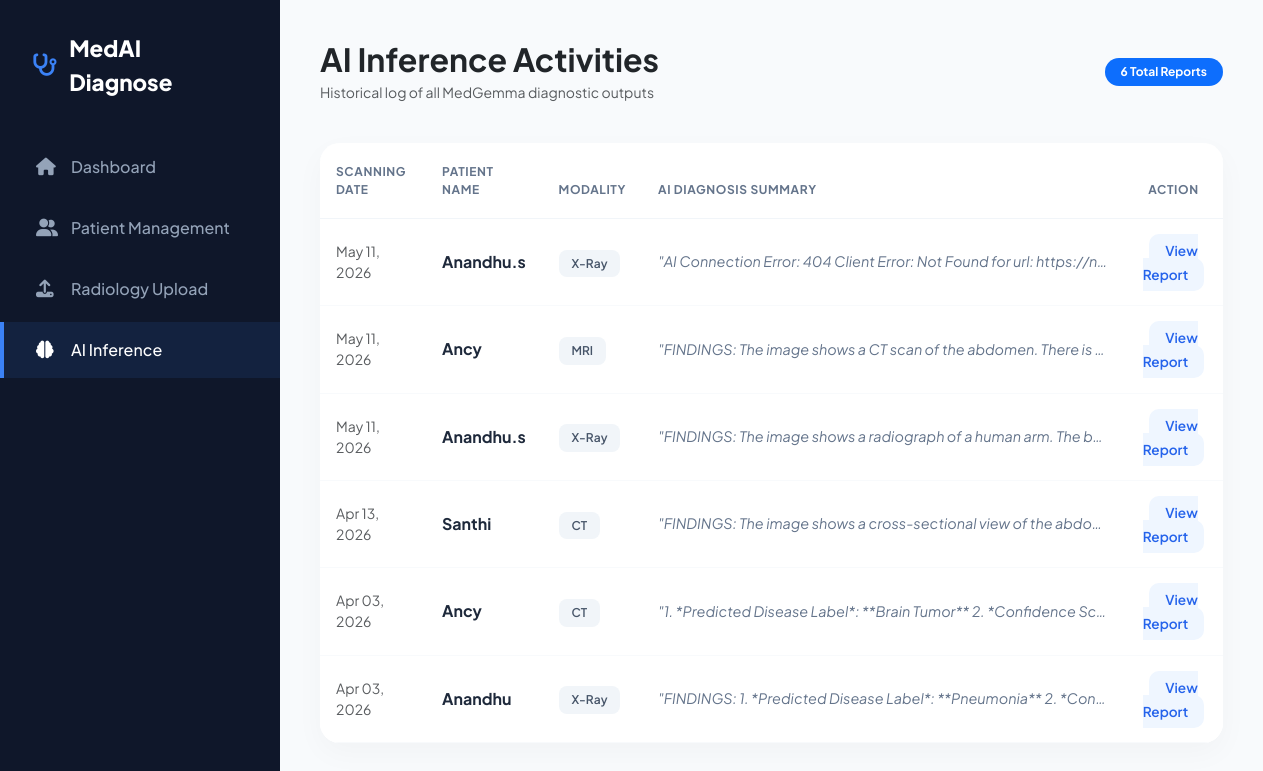
Page /ai-inference/ on the committed database.
### analyzer/models.py (models this page shows, shortened)
class Scan(models.Model):
    MODALITY_CHOICES = [
        ('X-Ray', 'X-Ray'),
        ('MRI', 'MRI'),
        ('CT', 'CT Scan'),
    ]
    patient = models.ForeignKey(
        Patient,
        on_delete=models.CASCADE,
        related_name='scans'
    )
    image = models.ImageField(upload_to='radiology_scans/%Y/%m/%d/')
    modality = models.CharField(max_length=20, choices=MODALITY_CHOICES, default='X-Ray')
    analysis = models.TextField(blank=True, null=True)
    created_at = models.DateTimeField(auto_now_add=True)

class Patient(models.Model):
    GENDER_CHOICES = [
        ('Male', 'Male'),
        ('Female', 'Female'),
        ('Other', 'Other'),
    ]
    name = models.CharField(max_length=255)
    age = models.IntegerField()
    gender = models.CharField(max_length=10, choices=GENDER_CHOICES)
    phone = models.CharField(max_length=20, blank=True, null=True)
    email = models.EmailField(blank=True, null=True)
    added_by = models.ForeignKey(User, on_delete=models.CASCADE, related_name='patients', null=True, blank=True)
    created_at = models.DateTimeField(auto_now_add=True)

### analyzer/views.py (the view)
# urls.py: path('ai-inference/', views.ai_inference_list, name='ai_inference'),
def ai_inference_list(request):
    scans = Scan.objects.all().select_related('patient').order_by('-created_at')
    return render(request, 'analyzer/ai_inference.html', {'scans': scans})

### analyzer/templates/analyzer/ai_inference.html (shortened to what this page needs)
<!DOCTYPE html>
<html lang="en">
<head>
    <link href="https://cdn.jsdelivr.net/npm/bootstrap@5.3.0/dist/css/bootstrap.min.css" rel="stylesheet">
    <link rel="stylesheet" href="https://cdnjs.cloudflare.com/ajax/libs/font-awesome/6.4.0/css/all.min.css">
</head>
<body>
    <div class="sidebar">
        <div class="sidebar-brand">
            <i class="fa-solid fa-stethoscope"></i> MedAI Diagnose
        </div>
        <ul class="nav-menu">
            <li class="nav-item">
                <a href="{% url 'doctordashboard' %}" class="nav-link">
                    <i class="fa-solid fa-house"></i> Dashboard
                </a>
            </li>
            <li class="nav-item">
                <a href="{% url 'doctor_patient' %}" class="nav-link">
                    <i class="fa-solid fa-user-group"></i> Patient Management
                </a>
            </li>
            <li class="nav-item">
                <a href="{% url 'radiology_upload' %}" class="nav-link">
                    <i class="fa-solid fa-upload"></i> Radiology Upload
                </a>
            </li>
            <li class="nav-item">
                <a href="{% url 'ai_inference' %}" class="nav-link active">
                    <i class="fa-solid fa-brain"></i> AI Inference
                </a>
            </li>
        </ul>
    </div>
    <div class="main-content">
        <div class="page-header">
            <div>
                <h2 class="fw-bold mb-1">AI Inference Activities</h2>
                <p class="text-muted small mb-0">Historical log of all MedGemma diagnostic outputs</p>
            </div>
            <div class="text-end">
                <span class="badge rounded-pill bg-primary px-3 py-2">
                    {{ scans.count }} Total Reports
                </span>
            </div>
        </div>
        <div class="inference-card card">
            <div class="table-responsive">
                <table class="table table-hover mb-0">
                    <thead>
                        <tr>
                            <th>Scanning Date</th>
                            <th>Patient Name</th>
                            <th>Modality</th>
                            <th>AI Diagnosis Summary</th>
                            <th class="text-center">Action</th>
                        </tr>
                    </thead>
                    <tbody>
                        {% for scan in scans %}
                        <tr>
                            <td class="small text-muted">{{ scan.created_at|date:"M d, Y" }}</td>
                            <td><span class="fw-bold">{{ scan.patient.name }}</span></td>
                            <td><span class="modality-badge">{{ scan.modality }}</span></td>
                            <td>
                                <div class="diagnosis-text">
                                    "{{ scan.analysis|striptags }}"
                                </div>
                            </td>
                            <td class="text-center">
                                <a href="{% url 'scan_report' scan.id %}" class="btn-view text-decoration-none">
                                    View Report
                                </a>
                            </td>
                        </tr>
                        {% endfor %}
                    </tbody>
                </table>
            </div>
        </div>
    </div>
</body>
</html>

### analyzer/templates/analyzer/ai_inference.html (style rules this page uses)
:root { --sidebar-bg: #0f172a; --primary-blue: #3b82f6; --text-slate: #64748b; --bg-body: #f8fafc; }
body { font-family: 'Plus Jakarta Sans', sans-serif; background-color: var(--bg-body); display: flex; min-height: 100vh; margin: 0; }
.sidebar { width: 280px; background-color: var(--sidebar-bg); color: white; padding: 2rem 0; position: fixed; height: 100vh; }
.sidebar-brand { padding: 0 2rem 2.5rem; font-size: 1.4rem; font-weight: 800; color: white; display: flex; align-items: center; }
.sidebar-brand i { color: var(--primary-blue); margin-right: 12px; }
.nav-menu { list-style: none; padding: 0; }
.nav-item { margin-bottom: 5px; }
.nav-link { color: #94a3b8; padding: 1rem 2rem; display: flex; align-items: center; text-decoration: none; transition: 0.3s; font-weight: 500; border-left: 4px solid transparent; }
.nav-link.active { color: white; background: rgba(59, 130, 246, 0.1); border-left-color: var(--primary-blue); }
.nav-link i { margin-right: 15px; width: 20px; font-size: 1.1rem; }
.main-content { margin-left: 280px; flex-grow: 1; padding: 2.5rem; }
.page-header { display: flex; justify-content: space-between; align-items: center; margin-bottom: 2.5rem; }
.inference-card { background: white; border-radius: 20px; border: none; box-shadow: 0 10px 30px rgba(0,0,0,0.03); overflow: hidden; }
.table thead { background-color: #f8fafc; }
.table thead th { font-size: 0.75rem; text-transform: uppercase; letter-spacing: 0.05em; font-weight: 700; color: var(--text-slate); padding: 1.2rem 1rem; border-bottom: 1px solid #f1f5f9; }
.table tbody td { padding: 1.2rem 1rem; vertical-align: middle; color: #1e293b; border-bottom: 1px solid #f8fafc; }
.diagnosis-text { max-width: 450px; white-space: nowrap; overflow: hidden; text-overflow: ellipsis; color: var(--text-slate); font-style: italic; font-size: 0.9rem; }
.modality-badge { background: #f1f5f9; color: #475569; padding: 0.4rem 0.8rem; border-radius: 8px; font-size: 0.75rem; font-weight: 600; }
.btn-view { background-color: #eff6ff; color: #2563eb; border: none; padding: 0.5rem 1rem; border-radius: 10px; font-weight: 600; font-size: 0.85rem; transition: 0.2s; }

### rows in the picture
Scan: created_at "May 11, 2026", patient.name "Anandhu.s", modality "X-Ray", analysis "AI Connection Error: 404 Client Error: Not Found for url: https://n…"
Scan: created_at "May 11, 2026", patient.name "Ancy", modality "MRI", analysis "FINDINGS: The image shows a CT scan of the abdomen. There is…"
Scan: created_at "May 11, 2026", patient.name "Anandhu.s", modality "X-Ray", analysis "FINDINGS: The image shows a radiograph of a human arm. The b…"
Scan: created_at "Apr 13, 2026", patient.name "Santhi", modality "CT", analysis "FINDINGS: The image shows a cross-sectional view of the abdo…"
Scan: created_at "Apr 03, 2026", patient.name "Ancy", modality "CT", analysis "1. *Predicted Disease Label*: **Brain Tumor** 2. *Confidence Sc…"
Scan: created_at "Apr 03, 2026", patient.name "Anandhu", modality "X-Ray", analysis "FINDINGS: 1. *Predicted Disease Label*: **Pneumonia** 2. *Con…"

### other values in the picture
{{ scans.count }} "6"
